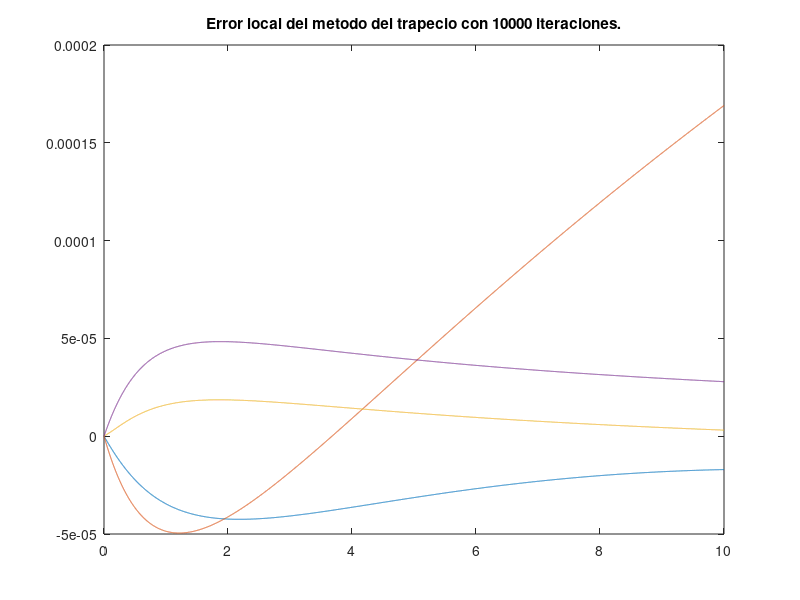

The MATLAB source for this figure:
a = 0;
b = 10;
x0 = [1;0.5;0.5;0.5];
n = 10000;
h = ( b - a ) / n;
t = a;
x = x0;
T = t;

function sis=ec_dif(Xs,l)
 us = Xs(1);
 vs = Xs(2);
 ps = Xs(3);
 qs = Xs(4);

 sis(1) = ps;
 sis(2) = qs;
 sis(3) = ((-2*vs*ps*qs)/(1+vs^2+us^2));
 sis(4) = ((-2*us*ps*qs)/(1+vs^2+us^2));

endfunction;

l = (0:h:10);

Xs = lsode("ec_dif",x0,l)

%divisor

z=x;
Xt=x;
Ut = x0(1);
Vt = x0(2);
Pt = x0(3);
Qt = x0(4);
for i=1:n
ua = z(1);
va = z(2);
pa = z(3);
qa = z(4);
     u=ua+h*pa
     v=va+h*qa
     p=pa+h*(-2*va*pa*qa)/(1+ua^2+va^2)
     q=qa+h*(-2*ua*pa*qa)/(1+ua^2+va^2)
     x(1)=u
     x(2)=v
     x(3)=p
     x(4)=q
     for j=1:10
     J=[1,0,-(h/2),0;0,1,0,-(h/2);-(h*v*p*q*(-2*u))/((1+u^2+v^2)^2),-(h*p*q*(-1+v^2-u^2))/((1+u^2+v^2)^2),1+((h*v*q)/(1+u^2+v^2)),(h*v*p)/(1+u^2+v^2);-(h*p*q*(-1+u^2-v^2))/((1+u^2+v^2)^2),-(h*u*p*q*(2*v))/((1+u^2+v^2)^2),(h*u*q)/(1+u^2+v^2),1+((h*u*p)/(1+u^2+v^2))]
     B=(-1)*[u-(h/2)*p-ua-(h/2)*pa;v-(h/2)*q-va-(h/2)*qa;p+(h/2)*(2*h*v*p*q)/(1+u^2+v^2)-pa+(h/2)*(2*h*va*pa*qa)/(1+ua^2+va^2);q+(h/2)*(2*h*u*p*q)/(1+u^2+v^2)-qa+(h/2)*(2*h*ua*pa*qa)/(1+ua^2+va^2)]
     s = J\B
     x=x+s'
     u = x(1);
     v = x(2);
     p = x(3);
     q = x(4);
     endfor
z=x    
t = t + h;
T = [ T, t ];
Ut = [ Ut, u ];
Vt = [ Vt, v ];
Pt = [ Pt, p ];
Qt = [ Qt, q ];
endfor
Xt=[Ut' Vt' Pt' Qt']

E=Xs-Xt
plot(T,E)
title('Error local del metodo del trapecio con 10000 iteraciones.')